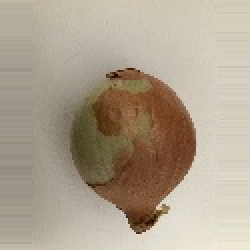
#> input picture Hannes/photos_reduced_burghart/Zwiebel_reduced/Zwiebel (2).JPG, 125 x 125 px, found by its file name (shown 2 times larger)
$ python basic.py
#> lines starting #> are read from the running program, lines starting #| are printed output that depends on the picture; after the words box and inside, x2 and y2 are one past the last pixel; in counts of white or black regions, pixels touching at a corner belong together
import cv2 as cv

img =cv.imread('photos/Zwiebel/Zwiebel (2).jpg')
#> img is the input picture: shape (125, 125, 3); mean B, G, R 143.1, 161.2, 173.8
resized_img = cv.resize(img, (800, 600))
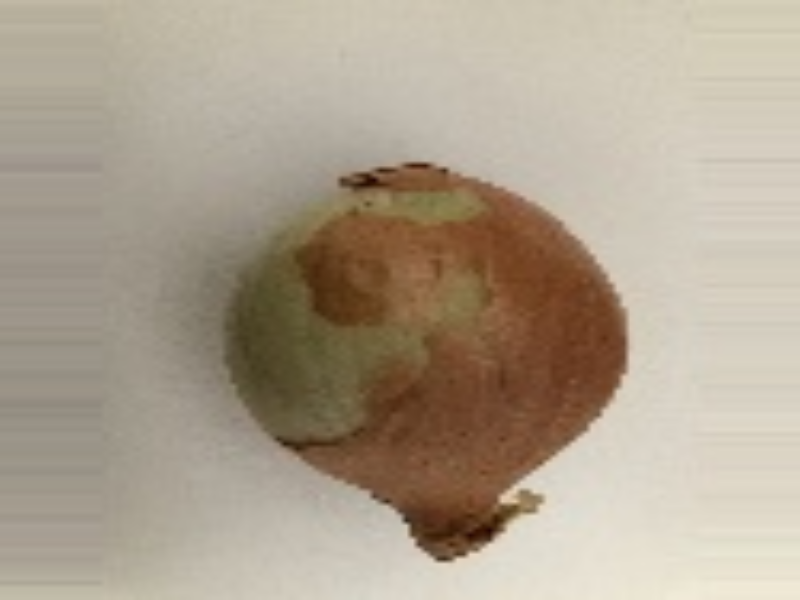
#> resized_img: shape (600, 800, 3); mean B, G, R 143, 161.1, 173.7

cv.imshow('Zwiebel (2)', resized_img)

# Convertig to grayscale
gray = cv.cvtColor(resized_img, cv.COLOR_BGR2GRAY)
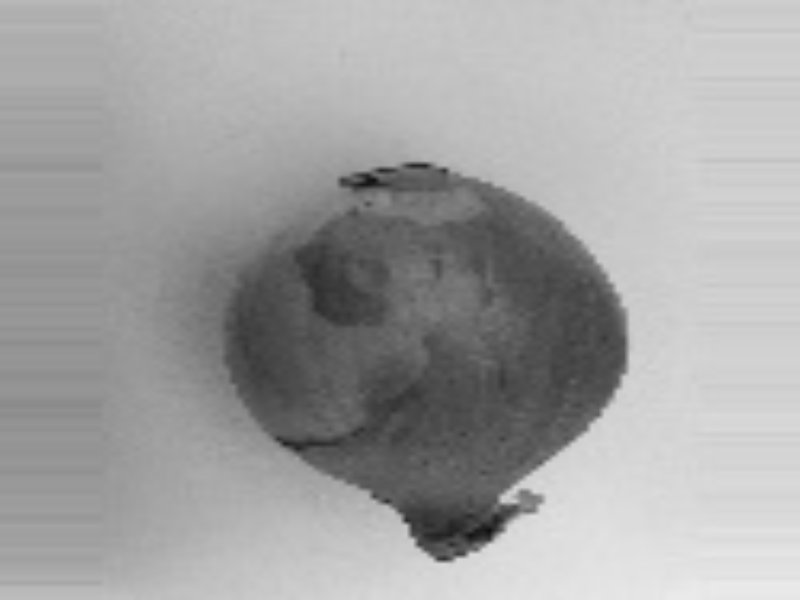
#> gray: shape (600, 800); min 11, max 234, mean 162.7
cv.imshow('Zwiebel_gray', gray)

# Blur
blur = cv.GaussianBlur(resized_img, (9,9), cv.BORDER_DEFAULT)
cv.imshow('Zwiebel_blur', blur)

# Edge Cascade
canny = cv.Canny(resized_img, 125, 175)         # Kanten extrahieren
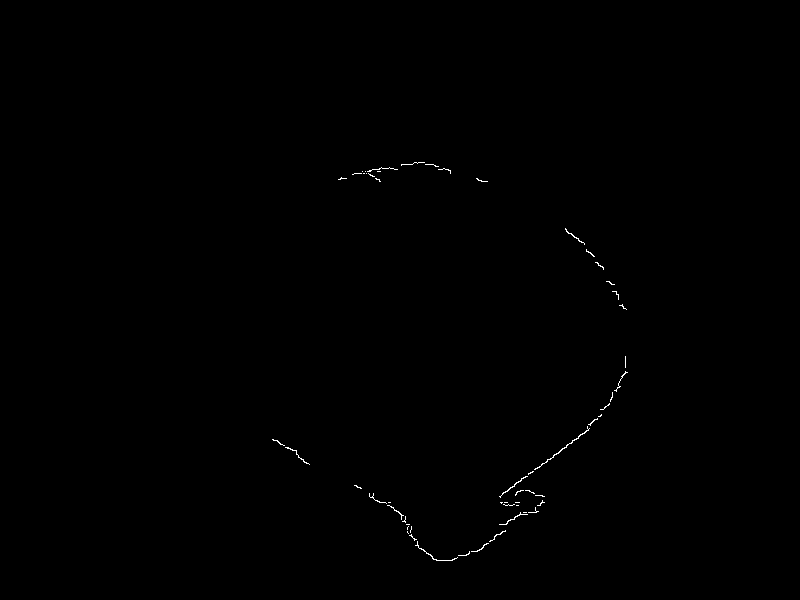
#> canny: shape (600, 800); 0.2% white in thin lines or dots, all inside (x1, y1, x2, y2) = (272, 162, 628, 561)
cv.imshow('Zwiebel_canny', canny)

# Dilating the image
dilated = cv.dilate(canny, (7,7), iterations=3) # Kanten aufdicken / verbinden
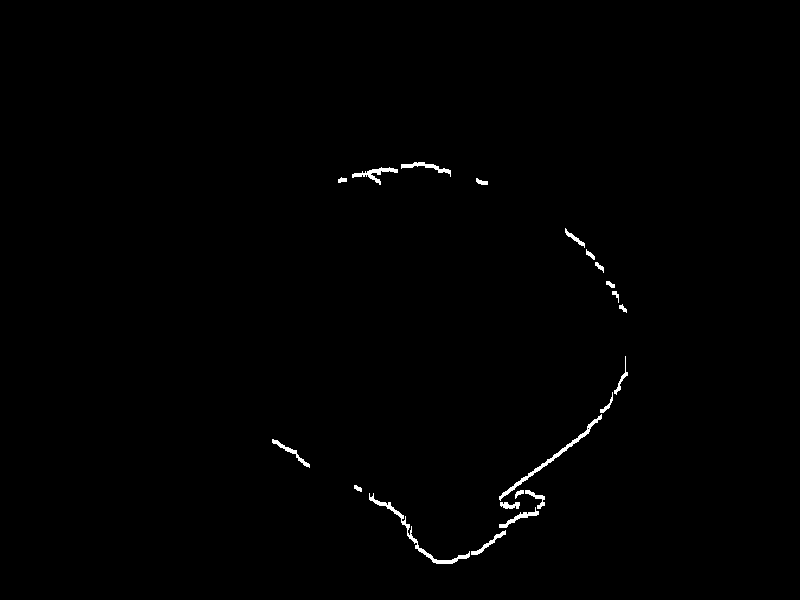
#> dilated: shape (600, 800); 0.59% white; 21 white regions, largest, box (x1, y1, x2, y2) and area: (369, 493, 470, 564) 518, (499, 414, 602, 501) 491, (352, 167, 398, 185) 249
cv.imshow('Dilated', dilated)

# Eroding
eroded = cv.erode(dilated, (7,7), iterations=3) # Kanten wieder verschmälern
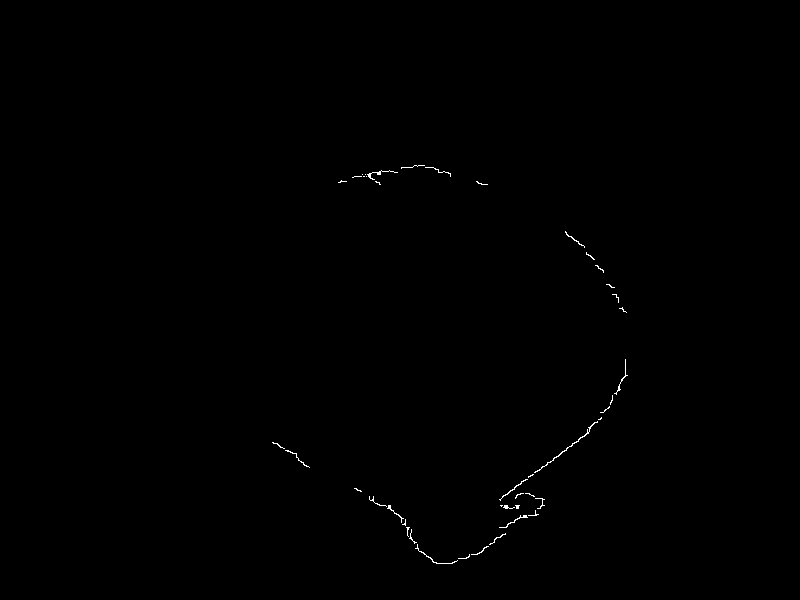
#> eroded: shape (600, 800); 0.21% white in thin lines or dots, all inside (x1, y1, x2, y2) = (272, 165, 628, 564)
cv.imshow('Eroded', eroded)

# Resize
resized = cv.resize(img, (500,500), interpolation=cv.INTER_AREA)
cv.imshow('Resized', resized)

# Cropping
cropped = resized_img[50:200, 50:400]
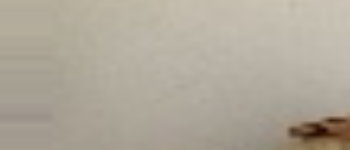
#> cropped: shape (150, 350, 3); mean B, G, R 154.5, 168.5, 175.9
cv.imshow('Cropped', cropped)

cv.waitKey(0)
cv.destroyAllWindows()

$ run again, with Hannes/photos_reduced_burghart/Zwiebel_reduced/Zwiebel (3).JPG copied over Hannes/photos_reduced_burghart/Zwiebel_reduced/Zwiebel (2).JPG
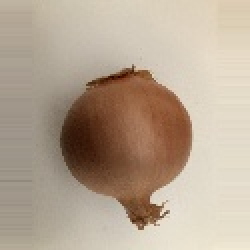
#> input picture Hannes/photos_reduced_burghart/Zwiebel_reduced/Zwiebel (3).JPG, 125 x 125 px, found by its file name (shown 2 times larger)
#> img is the input picture: shape (125, 125, 3); mean B, G, R 146.7, 165.3, 182.2
#> `canny = cv.Canny(resized_img, 125, 175)`:
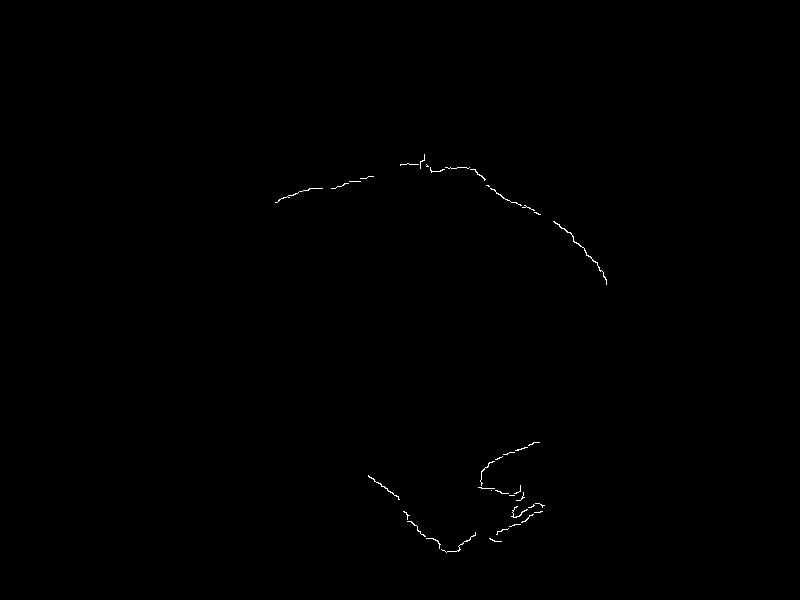
#> canny: shape (600, 800); 0.19% white in thin lines or dots, all inside (x1, y1, x2, y2) = (275, 154, 607, 553)
#> dilated: shape (600, 800); 0.57% white; 15 white regions (1 under 20 px), largest, box (x1, y1, x2, y2) and area: (478, 442, 540, 499) 463, (496, 503, 545, 538) 384, (553, 221, 607, 288) 273
#> eroded: shape (600, 800); 0.19% white in thin lines or dots, all inside (x1, y1, x2, y2) = (275, 157, 607, 556)
#> `cropped = resized_img[50:200, 50:400]`:
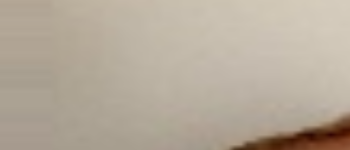
#> cropped: shape (150, 350, 3); mean B, G, R 155, 170.5, 181.7

$ run again, with Hannes/photos_reduced_burghart/Zwiebel_reduced/Zwiebel (5).JPG copied over Hannes/photos_reduced_burghart/Zwiebel_reduced/Zwiebel (2).JPG
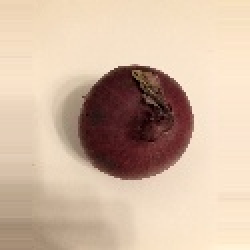
#> input picture Hannes/photos_reduced_burghart/Zwiebel_reduced/Zwiebel (5).JPG, 125 x 125 px, found by its file name (shown 2 times larger)
#> img is the input picture: shape (125, 125, 3); mean B, G, R 162.7, 183.9, 208.5
#> `canny = cv.Canny(resized_img, 125, 175)`:
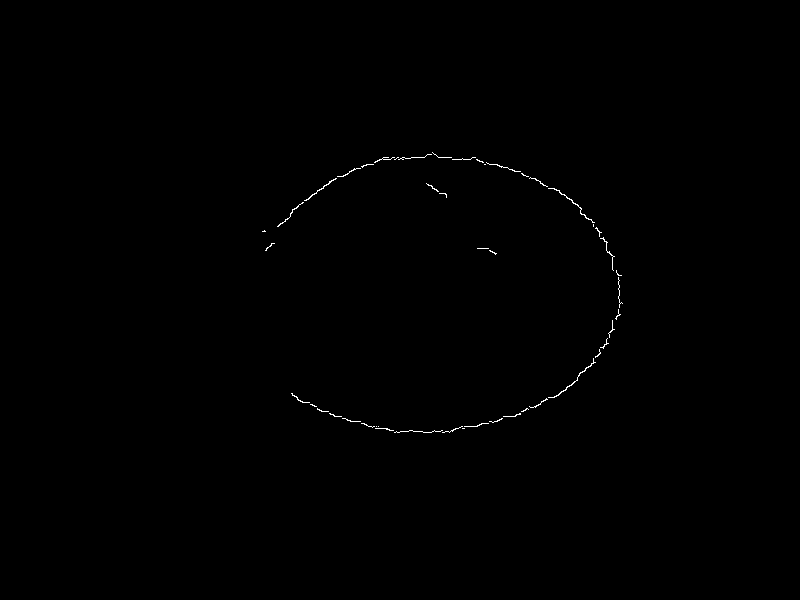
#> canny: shape (600, 800); 0.23% white in thin lines or dots, all inside (x1, y1, x2, y2) = (262, 152, 623, 433)
#> dilated: shape (600, 800); 0.7% white; 10 white regions (1 under 20 px), largest, box (x1, y1, x2, y2) and area: (277, 152, 595, 230) 1402, (291, 358, 596, 436) 1315, (595, 227, 615, 274) 137
#> eroded: shape (600, 800); 0.23% white in thin lines or dots, all inside (x1, y1, x2, y2) = (262, 155, 623, 436)
#> `cropped = resized_img[50:200, 50:400]`:
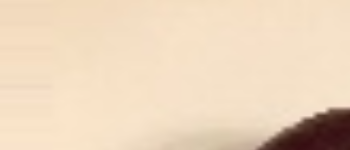
#> cropped: shape (150, 350, 3); mean B, G, R 188.8, 213.9, 235.5
